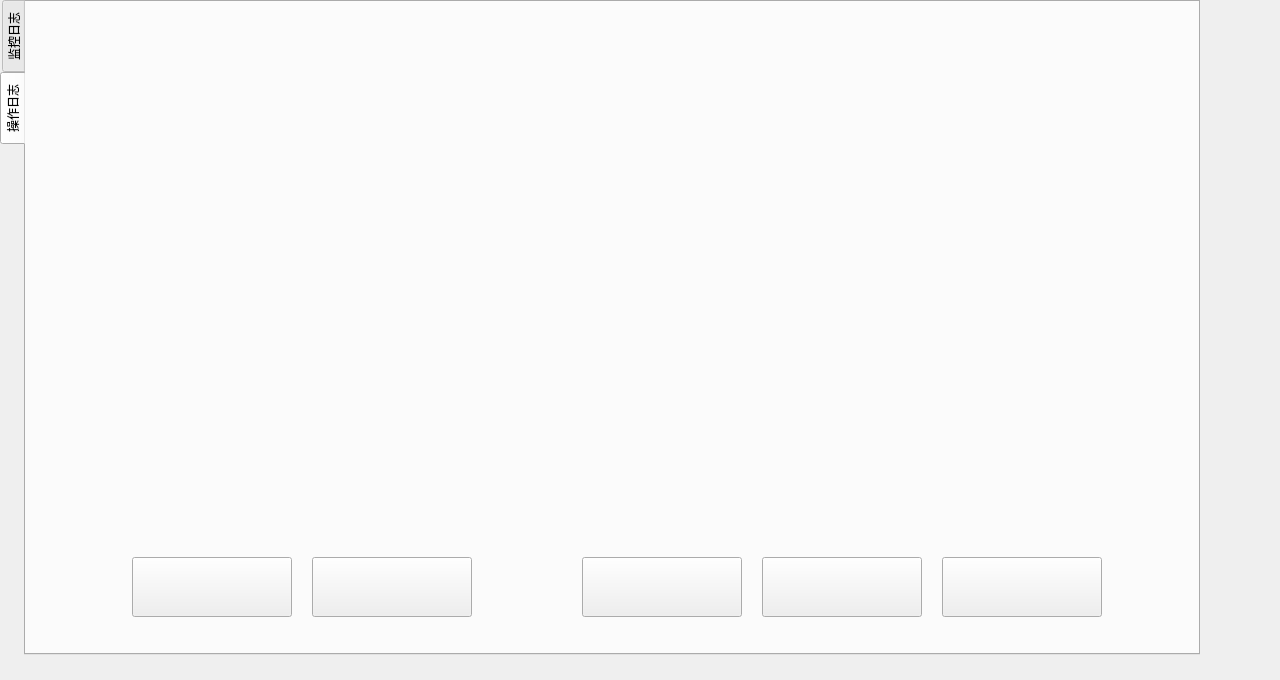
<?xml version="1.0" encoding="UTF-8"?>
<ui version="4.0">
 <class>MonLogFrame</class>
 <widget class="QFrame" name="MonLogFrame">
  <property name="geometry">
   <rect>
    <x>0</x>
    <y>0</y>
    <width>1280</width>
    <height>680</height>
   </rect>
  </property>
  <property name="windowTitle">
   <string>Frame</string>
  </property>
  <widget class="QTabWidget" name="logTabWidget">
   <property name="geometry">
    <rect>
     <x>0</x>
     <y>0</y>
     <width>1200</width>
     <height>655</height>
    </rect>
   </property>
   <property name="tabPosition">
    <enum>QTabWidget::West</enum>
   </property>
   <property name="currentIndex">
    <number>1</number>
   </property>
   <widget class="QWidget" name="tabMonData">
    <attribute name="title">
     <string>监控日志</string>
    </attribute>
   </widget>
   <widget class="QWidget" name="tabOperLog">
    <property name="styleSheet">
     <string notr="true"/>
    </property>
    <attribute name="title">
     <string>操作日志</string>
    </attribute>
    <widget class="QWidget" name="opreLogWidget" native="true">
     <property name="geometry">
      <rect>
       <x>0</x>
       <y>0</y>
       <width>1075</width>
       <height>520</height>
      </rect>
     </property>
     <property name="styleSheet">
      <string notr="true">#opreLogWidget
{
background-image: url(:/images/opreLog_Bg.png);
}</string>
     </property>
    </widget>
    <widget class="QPushButton" name="goLastButton">
     <property name="geometry">
      <rect>
       <x>286</x>
       <y>555</y>
       <width>160</width>
       <height>60</height>
      </rect>
     </property>
     <property name="styleSheet">
      <string notr="true">#goLastButton:focus{outline: none;
}</string>
     </property>
     <property name="text">
      <string/>
     </property>
     <property name="icon">
      <iconset resource="image.qrc">
       <normaloff>:/images/opreLast_Bt.png</normaloff>:/images/opreLast_Bt.png</iconset>
     </property>
     <property name="iconSize">
      <size>
       <width>160</width>
       <height>60</height>
      </size>
     </property>
    </widget>
    <widget class="QLabel" name="label">
     <property name="geometry">
      <rect>
       <x>451</x>
       <y>555</y>
       <width>100</width>
       <height>50</height>
      </rect>
     </property>
     <property name="text">
      <string/>
     </property>
     <property name="alignment">
      <set>Qt::AlignCenter</set>
     </property>
    </widget>
    <widget class="QPushButton" name="goNextButton">
     <property name="geometry">
      <rect>
       <x>556</x>
       <y>555</y>
       <width>160</width>
       <height>60</height>
      </rect>
     </property>
     <property name="styleSheet">
      <string notr="true">#goNextButton:focus{outline: none;
}</string>
     </property>
     <property name="text">
      <string/>
     </property>
     <property name="icon">
      <iconset resource="image.qrc">
       <normaloff>:/images/opreNext_Bt.png</normaloff>:/images/opreNext_Bt.png</iconset>
     </property>
     <property name="iconSize">
      <size>
       <width>160</width>
       <height>60</height>
      </size>
     </property>
    </widget>
    <widget class="QPushButton" name="goFirstButton">
     <property name="geometry">
      <rect>
       <x>106</x>
       <y>555</y>
       <width>160</width>
       <height>60</height>
      </rect>
     </property>
     <property name="styleSheet">
      <string notr="true">#goFirstButton:focus{outline: none;
}</string>
     </property>
     <property name="text">
      <string/>
     </property>
     <property name="icon">
      <iconset resource="image.qrc">
       <normaloff>:/images/opreFirst_Bt.png</normaloff>:/images/opreFirst_Bt.png</iconset>
     </property>
     <property name="iconSize">
      <size>
       <width>160</width>
       <height>60</height>
      </size>
     </property>
    </widget>
    <widget class="QPushButton" name="goEndButton">
     <property name="geometry">
      <rect>
       <x>736</x>
       <y>555</y>
       <width>160</width>
       <height>60</height>
      </rect>
     </property>
     <property name="styleSheet">
      <string notr="true">#goEndButton:focus{outline: none;
}</string>
     </property>
     <property name="text">
      <string/>
     </property>
     <property name="icon">
      <iconset resource="image.qrc">
       <normaloff>:/images/opreEnd_Bt.png</normaloff>:/images/opreEnd_Bt.png</iconset>
     </property>
     <property name="iconSize">
      <size>
       <width>160</width>
       <height>60</height>
      </size>
     </property>
    </widget>
    <widget class="QPushButton" name="delAllButton">
     <property name="geometry">
      <rect>
       <x>916</x>
       <y>555</y>
       <width>160</width>
       <height>60</height>
      </rect>
     </property>
     <property name="styleSheet">
      <string notr="true">#delAllButton:focus{outline: none;
}</string>
     </property>
     <property name="text">
      <string/>
     </property>
     <property name="icon">
      <iconset resource="image.qrc">
       <normaloff>:/images/opreDelAll_Bt.png</normaloff>:/images/opreDelAll_Bt.png</iconset>
     </property>
     <property name="iconSize">
      <size>
       <width>160</width>
       <height>60</height>
      </size>
     </property>
    </widget>
   </widget>
  </widget>
 </widget>
 <resources>
  <include location="image.qrc"/>
 </resources>
 <connections/>
</ui>
